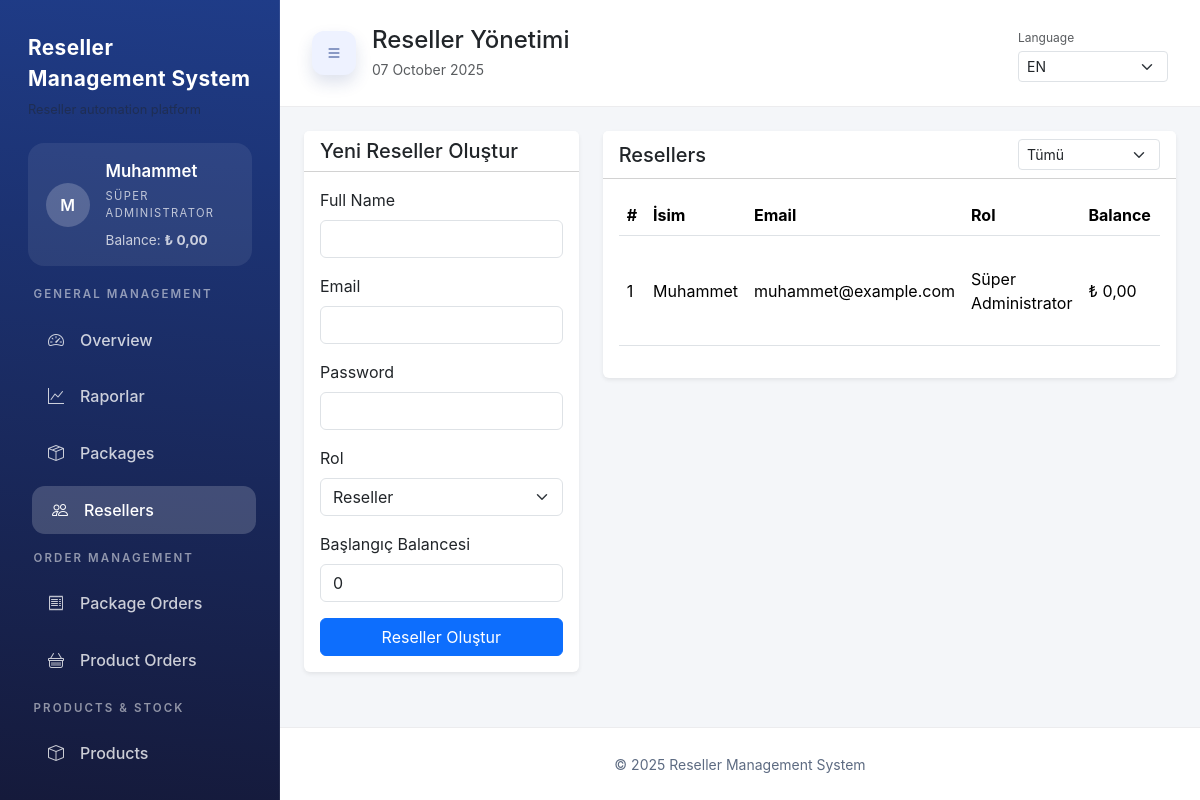
The page /admin/users.php (signed in) on the database its author committed.
### tables this page shows
CREATE TABLE IF NOT EXISTS users (
    id INT AUTO_INCREMENT PRIMARY KEY,
    name VARCHAR(150) NOT NULL,
    email VARCHAR(150) NOT NULL UNIQUE,
    password_hash VARCHAR(255) NOT NULL,
    api_key VARCHAR(128) NULL,
    locale VARCHAR(5) NULL,
    role ENUM('super_admin','admin','finance','support','content','reseller') NOT NULL DEFAULT 'reseller',
    balance DECIMAL(12,2) NOT NULL DEFAULT 0,
    status ENUM('active','inactive') NOT NULL DEFAULT 'active',
    telegram_bot_token VARCHAR(255) NULL,
    telegram_chat_id VARCHAR(191) NULL,
    notify_order_completed TINYINT(1) NOT NULL DEFAULT 1,
    notify_balance_approved TINYINT(1) NOT NULL DEFAULT 1,
    notify_support_replied TINYINT(1) NOT NULL DEFAULT 1,
    low_balance_since DATETIME NULL DEFAULT NULL,
    created_at DATETIME NOT NULL DEFAULT CURRENT_TIMESTAMP,
    updated_at DATETIME NULL DEFAULT NULL ON UPDATE CURRENT_TIMESTAMP,
    UNIQUE KEY uniq_users_api_key (api_key)
);

### admin/users.php (the view, shortened to what the rows shown need)
<?php
require __DIR__ . '/../bootstrap.php';
$pdo = Database::connection();
$userQuery = 'SELECT * FROM users';
$params = array();
$userQuery .= ' ORDER BY created_at DESC';
$stmt = $pdo->prepare($userQuery);
$stmt->execute($params);
$users = $stmt->fetchAll();
$pageTitle = 'Bayi Yönetimi';
include __DIR__ . '/../templates/header.php';
?>
<div class="row g-4">
    <div class="col-lg-8">
        <div class="card border-0 shadow-sm">
            <div class="card-body">
                <div class="table-responsive">
                    <table class="table table-hover align-middle">
                        <thead>
                        <tr>
                            <th>#</th>
                            <th>İsim</th>
                            <th>E-posta</th>
                            <th>Rol</th>
                            <th>Bakiye</th>
                        </tr>
                        </thead>
                        <tbody>
                        <?php foreach ($users as $user): ?>
                            <tr>
                                <td><?= (int)$user['id'] ?></td>
                                <td><?= Helpers::sanitize($user['name']) ?></td>
                                <td><?= Helpers::sanitize($user['email']) ?></td>
                                <td><?= Helpers::sanitize(Auth::roleLabel($user['role'])) ?></td>
                                <td><?= Helpers::formatCurrencyHtml((float)$user['balance']) ?></td>
                            </tr>
                        <?php endforeach; ?>
                        </tbody>
                    </table>
                </div>
            </div>
        </div>
    </div>
</div>
<?php include __DIR__ . '/../templates/footer.php';

### templates/header.php (shortened to what the rows shown need)
<?php
$user = $_SESSION['user'] ?? null;
$pageHeadline = $pageTitle ?? 'Panel';
$siteName = Helpers::siteName();
$siteTagline = Helpers::siteTagline();
$currentPath = Helpers::currentPath();
$isAdminRole = $user ? Auth::isAdminRole($user['role']) : false;
$isAdminArea = $user && $isAdminRole && strpos($currentPath, '/admin/') === 0;
$menuBadges = array();
if ($user && $isAdminRole) {
    try {
        $sidebarPdo = Database::connection();
        if (Auth::userHasRole($user, array('super_admin', 'admin', 'support'))) {
            $menuBadges['/admin/orders.php'] = (int) $sidebarPdo
                ->query("SELECT COUNT(*) FROM package_orders WHERE status IN ('pending','paid')")
                ->fetchColumn();
            $menuBadges['/admin/product-orders.php'] = (int) $sidebarPdo
                ->query("SELECT COUNT(*) FROM product_orders WHERE status IN ('pending','processing')")
                ->fetchColumn();
        }
    } catch (\Throwable $sidebarException) {
        $menuBadges = array();
    }
}
$menuSections = array();
if ($user) {
    if ($isAdminRole) {
        foreach ($adminSections as $section) {
            $items = array();
            foreach ($section['items'] as $item) {
                $allowedRoles = $item['roles'] ?? Auth::adminRoles();
                if (Auth::userHasRole($user, $allowedRoles)) {
                    $items[] = $item;
                }
            }
            if ($items) {
                $section['items'] = $items;
                $menuSections[] = $section;
            }
        }
    }
}
$nameSource = $user['name'] ?? ($user['email'] ?? 'U');
if (function_exists('mb_substr')) {
    $avatarInitial = mb_strtoupper(mb_substr($nameSource, 0, 1, 'UTF-8'), 'UTF-8');
} else {
    $avatarInitial = strtoupper(substr($nameSource, 0, 1));
}
$userRoleLabel = $user ? Auth::roleLabel($user['role']) : '';
?>
<!DOCTYPE html>
<html lang="<?= Lang::htmlLocale() ?>">
<head>
    <link href="https://cdn.jsdelivr.net/npm/bootstrap@5.3.2/dist/css/bootstrap.min.css" rel="stylesheet">
    <link href="https://cdn.jsdelivr.net/npm/bootstrap-icons@1.11.1/font/bootstrap-icons.css" rel="stylesheet">
    <link href="/assets/css/style.css" rel="stylesheet">
</head>
<body>
<div class="app-shell">
    <?php if ($user): ?>
        <aside class="app-sidebar" id="appSidebar">
            <div class="sidebar-brand">
                <a href="<?= $isAdminArea ? '/admin/dashboard.php' : '/dashboard.php' ?>"><?= Helpers::sanitize($siteName) ?></a>
                <?php if ($siteTagline): ?>
                    <div class="sidebar-brand-tagline text-muted small"><?= Helpers::sanitize($siteTagline) ?></div>
                <?php endif; ?>
            </div>
            <div class="sidebar-user d-flex align-items-center gap-3">
                <span class="avatar-circle avatar-circle--sidebar fw-semibold flex-shrink-0"><?= Helpers::sanitize($avatarInitial) ?></span>
                <div class="flex-grow-1">
                    <div class="sidebar-user-name fw-semibold mb-1"><?= Helpers::sanitize($user['name']) ?></div>
                    <div class="sidebar-user-role text-uppercase small mb-2"><?= Helpers::sanitize($userRoleLabel) ?></div>
                    <?php if (Helpers::featureEnabled('balance')): ?>
                        <div class="sidebar-user-balance small text-white-75">
                            <?= Helpers::sanitize('Bakiye') ?>:
                            <strong><?= Helpers::formatCurrencyHtml((float) $user['balance']) ?></strong>
                        </div>
                    <?php endif; ?>
                </div>
            </div>
            <nav class="sidebar-nav" id="sidebarNav">
                <?php foreach ($menuSections as $section): ?>
                    <div class="sidebar-section">
                        <div class="sidebar-section-heading text-uppercase text-white-75 small fw-semibold">
                            <?= Helpers::sanitize($section['heading']) ?>
                        </div>
                        <ul class="list-unstyled mb-0 sidebar-section-list">
                            <?php foreach ($section['items'] as $navItem): ?>
                                <?php $itemActive = Helpers::isActive($navItem['pattern']); ?>
                                <li>
                                    <a href="<?= $navItem['href'] ?>" class="sidebar-link <?= $itemActive ? 'active' : '' ?>">
                                        <?php if (!empty($navItem['icon'])): ?>
                                            <span class="sidebar-link-icon"><i class="<?= Helpers::sanitize($navItem['icon']) ?>"></i></span>
                                        <?php endif; ?>
                                        <span class="sidebar-link-text"><?= Helpers::sanitize($navItem['label']) ?></span>
                                    </a>
                                </li>
                            <?php endforeach; ?>
                        </ul>
                    </div>
                <?php endforeach; ?>
            </nav>
        </aside>
    <?php endif; ?>
    <div class="app-main d-flex flex-column flex-grow-1">
        <?php if ($user): ?>
            <header class="app-topbar d-flex align-items-center justify-content-between gap-3 flex-wrap">
                <div class="d-flex align-items-center gap-3">
                    <div>
                        <h1 class="h4 mb-1"><?= Helpers::sanitize($pageHeadline) ?></h1>
                    </div>
                </div>
            </header>
        <?php endif; ?>
        <main class="app-content flex-grow-1">
            <div class="app-content-inner py-4">
                <div class="app-container">

### app/Helpers.php (shortened to what the rows shown need)
<?php
class Helpers
{
    public static function siteName()
    {
        $value = Settings::get('site_name');
        $value = $value !== null ? trim($value) : '';
        return $value !== '' ? $value : 'Bayi Yönetim Sistemi';
    }
    public static function siteTagline()
    {
        $value = Settings::get('site_tagline');
        $value = $value !== null ? trim($value) : '';
        return $value !== '' ? $value : 'Reseller automation platform';
    }
    public static function featureEnabled($feature)
    {
        return FeatureToggle::isEnabled($feature);
    }
    public static function sanitize($value)
    {
        if (is_string($value)) {
            $value = Lang::line($value);
        } elseif (is_bool($value) || is_numeric($value)) {
            $value = (string) $value;
        } elseif (is_object($value) && method_exists($value, '__toString')) {
            $value = (string) $value;
        } elseif (!is_string($value)) {
            $value = '';
        }
        return htmlspecialchars($value, ENT_QUOTES, 'UTF-8');
    }
    public static function formatCurrencyHtml($amount, $baseCurrency = 'TRY')
    {
        $value = round((float) $amount, 2);
        $formatted = number_format($value, 2, ',', '.');
        $attributes = array(
            'class' => 'app-money',
            'data-money-amount' => number_format($value, 6, '.', ''),
            'data-money-currency' => 'TRY',
        );
        $attrString = '';
        foreach ($attributes as $key => $valueAttr) {
            $attrString .= ' ' . $key . '="' . htmlspecialchars((string) $valueAttr, ENT_QUOTES, 'UTF-8') . '"';
        }
        return '<span' . $attrString . '>₺ ' . htmlspecialchars($formatted, ENT_QUOTES, 'UTF-8') . '</span>';
    }
    public static function currentPath()
    {
        $uri = isset($_SERVER['REQUEST_URI']) ? $_SERVER['REQUEST_URI'] : '/';
        $path = parse_url($uri, PHP_URL_PATH);
        return $path ?: '/';
    }
    public static function isActive($pattern)
    {
        $current = self::currentPath();
        if (function_exists('fnmatch')) {
            return fnmatch($pattern, $current);
        }
        $escaped = preg_quote($pattern, '#');
        $escaped = str_replace(['\*', '\?'], ['.*', '.'], $escaped);
        return (bool)preg_match('#^' . $escaped . '$#', $current);
    }
}

### rows shown on the page
users: name "M", name "Muhammet", role "SÜPER ADMINISTRATOR", id "1", email "muhammet@example.com", role "Süper Administrator"

### other values the page prints
Helpers::sanitize($siteName) "Reseller Management System"
Helpers::sanitize('Bakiye') "Balance"
$formatted "0,00"
Helpers::sanitize($section['heading']) "GENERAL MANAGEMENT"
Helpers::sanitize($navItem['label']) "Overview"
Helpers::sanitize($navItem['label']) "Raporlar"
Helpers::sanitize($navItem['label']) "Packages"
Helpers::sanitize($navItem['label']) "Resellers"
Helpers::sanitize($section['heading']) "ORDER MANAGEMENT"
Helpers::sanitize($navItem['label']) "Package Orders"
Helpers::sanitize($navItem['label']) "Product Orders"
Helpers::sanitize($section['heading']) "PRODUCTS & STOCK"
Helpers::sanitize($navItem['label']) "Products"
Helpers::sanitize($pageHeadline) "Reseller Yönetimi"
Helpers::sanitize('Dil') "Language"
